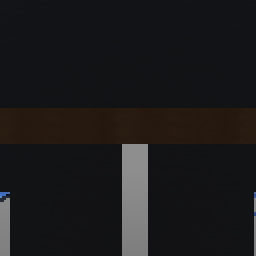
#> input picture images/center_image.png, 128 x 128 px (shown 2 times larger)
$ python -i sticker_detection.py   (imports and definitions only)
#> lines starting #> are read from the running program, lines starting #| are printed output that depends on the picture; after the words box and inside, x2 and y2 are one past the last pixel; in counts of white or black regions, pixels touching at a corner belong together
#> further down, picture is the input picture: shape (128, 128, 3); mean B, G, R 26.7, 26.1, 27.2
"""Carriage_End controller."""
import cv2
import numpy as np

# [17 lines of commented-out code are left out]


# [43 lines left out: functions blob_detection, centroid_detection, camera_point_angle, not called in this run]


def matchsticker(image):
    template = cv2.imread("../../images/yellow_sticker.png")
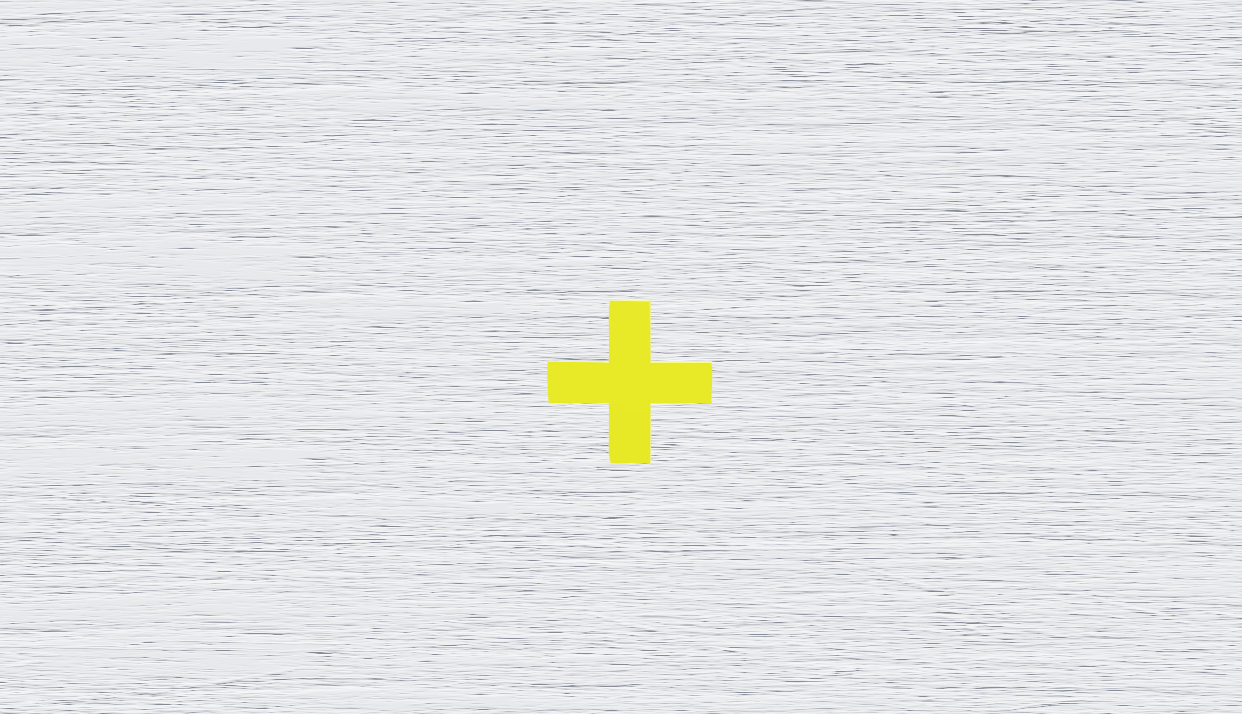
#> input picture images/yellow_sticker.png, 1242 x 714 px, found by its file name
#> template is the input picture: shape (714, 1242, 3); mean B, G, R 228.4, 228, 226.9
    thresh = cv2.inRange(template, (0.0, 220, 220), (60, 255, 255))
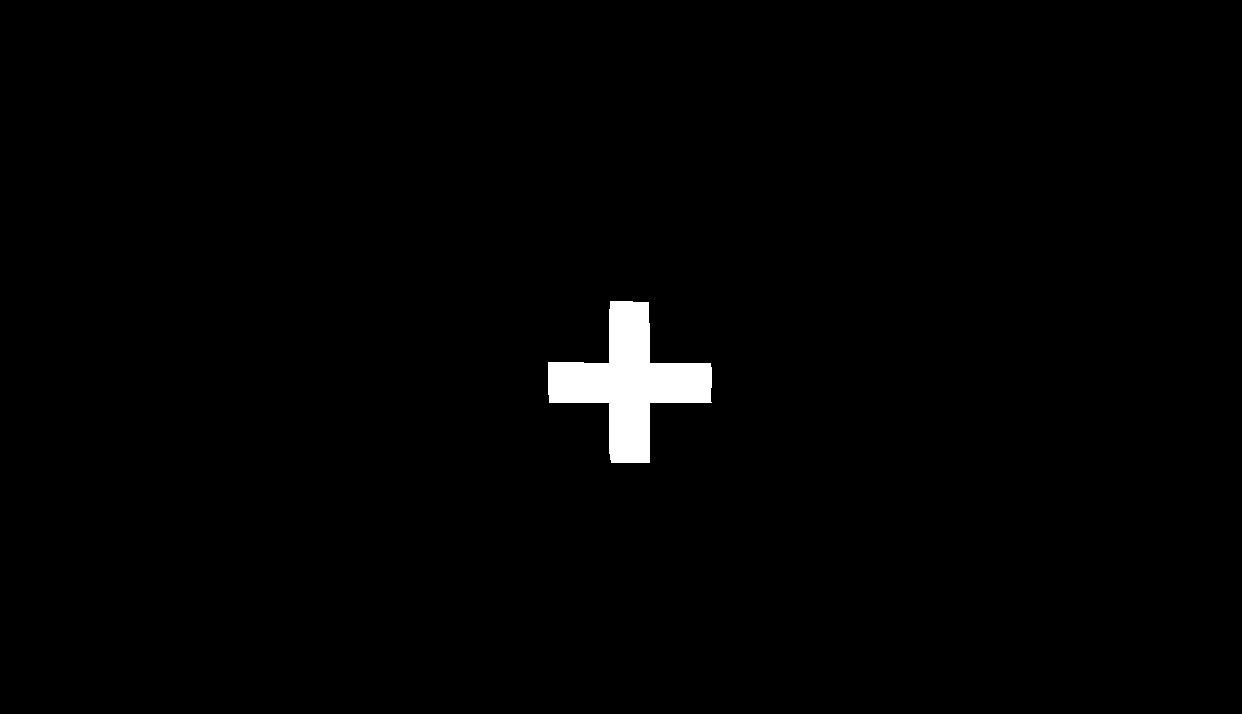
#> thresh: shape (714, 1242); 1.3% white; 1 white region, box (x1, y1, x2, y2) and area: (548, 301, 712, 463) 11514
    kernel = np.ones((5, 5), np.uint8)
    thresh = cv2.dilate(thresh, kernel, iterations=3)
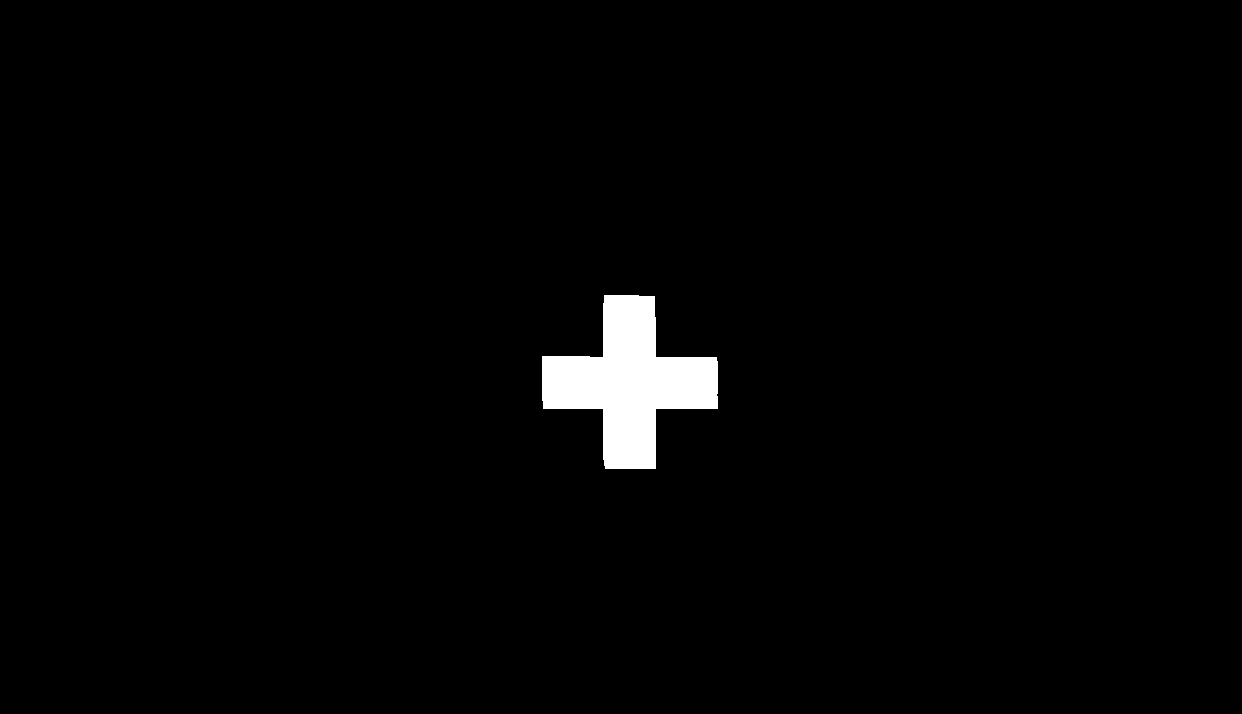
#> thresh: shape (714, 1242); 1.8% white; 1 white region, box (x1, y1, x2, y2) and area: (542, 295, 718, 469) 15594
    kernel2 = cv2.getStructuringElement(cv2.MORPH_ELLIPSE, (11, 11))
    thresh = cv2.morphologyEx(thresh, cv2.MORPH_OPEN, kernel2, iterations=3)
#> thresh: shape (714, 1242); 1.7% white; 1 white region
    template_contours, _ = cv2.findContours(
        thresh, cv2.RETR_TREE, cv2.CHAIN_APPROX_SIMPLE
    )
#> template_contours = 1 contour; box (x1, y1, x2, y2) and area: (542, 295, 718, 469) 14853
    cnt1 = template_contours[0]
#> cnt1 = contour of 78 points, box (x1, y1, x2, y2) (542, 295, 718, 469), area 14853
#> (the run stopped early here; a loop or call above may not have finished)
